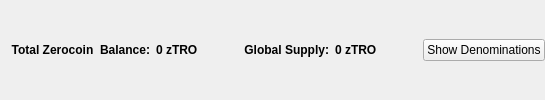
                       <widget class="QFrame" name="balanceSupplyFrame">
                        <layout class="QHBoxLayout" name="horizontalLayout_2" stretch="0,0,0,1,0">
                         <property name="rightMargin">
                          <number>0</number>
                         </property>
                         <item>
                          <layout class="QHBoxLayout" name="horizontalLayout_34">
                           <item>
                            <widget class="QLabel" name="labelzAvailableText_3">
                             <property name="font">
                              <font>
                               <weight>75</weight>
                               <bold>true</bold>
                              </font>
                             </property>
                             <property name="toolTip">
                              <string>Total Balance including unconfirmed and immature zTRO</string>
                             </property>
                             <property name="text">
                              <string>Total Zerocoin  Balance:</string>
                             </property>
                             <property name="alignment">
                              <set>Qt::AlignRight|Qt::AlignTrailing|Qt::AlignVCenter</set>
                             </property>
                            </widget>
                           </item>
                           <item>
                            <widget class="QLabel" name="labelzAvailableAmount_4">
                             <property name="minimumSize">
                              <size>
                               <width>40</width>
                               <height>0</height>
                              </size>
                             </property>
                             <property name="font">
                              <font>
                               <weight>75</weight>
                               <bold>true</bold>
                              </font>
                             </property>
                             <property name="toolTip">
                              <string>Total Balance including unconfirmed and immature zTRO</string>
                             </property>
                             <property name="text">
                              <string>0 zTRO</string>
                             </property>
                             <property name="alignment">
                              <set>Qt::AlignLeading|Qt::AlignLeft|Qt::AlignVCenter</set>
                             </property>
                            </widget>
                           </item>
                          </layout>
                         </item>
                         <item>
                          <spacer name="horizontalSpacer_32">
                           <property name="orientation">
                            <enum>Qt::Horizontal</enum>
                           </property>
                           <property name="sizeHint" stdset="0">
                            <size>
                             <width>40</width>
                             <height>20</height>
                            </size>
                           </property>
                          </spacer>
                         </item>
                         <item>
                          <layout class="QHBoxLayout" name="horizontalLayout_35">
                           <item>
                            <widget class="QLabel" name="labelZsupplyText_2">
                             <property name="font">
                              <font>
                               <weight>75</weight>
                               <bold>true</bold>
                              </font>
                             </property>
                             <property name="text">
                              <string>Global Supply:</string>
                             </property>
                             <property name="alignment">
                              <set>Qt::AlignRight|Qt::AlignTrailing|Qt::AlignVCenter</set>
                             </property>
                            </widget>
                           </item>
                           <item>
                            <widget class="QLabel" name="labelZsupplyAmount_2">
                             <property name="font">
                              <font>
                               <weight>75</weight>
                               <bold>true</bold>
                              </font>
                             </property>
                             <property name="text">
                              <string>0 zTRO</string>
                             </property>
                            </widget>
                           </item>
                          </layout>
                         </item>
                         <item>
                          <spacer name="horizontalSpacer_31">
                           <property name="orientation">
                            <enum>Qt::Horizontal</enum>
                           </property>
                           <property name="sizeHint" stdset="0">
                            <size>
                             <width>40</width>
                             <height>20</height>
                            </size>
                           </property>
                          </spacer>
                         </item>
                         <item>
                          <widget class="QPushButton" name="pushButtonShowDenoms">
                           <property name="toolTip">
                            <string>Show zTRO denominations list</string>
                           </property>
                           <property name="text">
                            <string>Show Denominations</string>
                           </property>
                          </widget>
                         </item>
                        </layout>
                       </widget>
